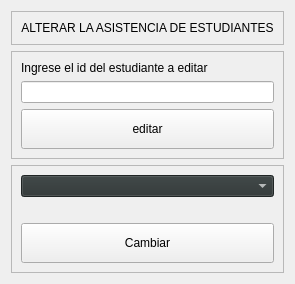
               <widget class="QWidget" name="Alterar_asistencia">
                <layout class="QVBoxLayout" name="verticalLayout_29">
                 <item>
                  <widget class="QFrame" name="frame_16">
                   <property name="maximumSize">
                    <size>
                     <width>16777215</width>
                     <height>45</height>
                    </size>
                   </property>
                   <property name="frameShape">
                    <enum>QFrame::StyledPanel</enum>
                   </property>
                   <property name="frameShadow">
                    <enum>QFrame::Raised</enum>
                   </property>
                   <layout class="QVBoxLayout" name="verticalLayout_30">
                    <item>
                     <widget class="QLabel" name="label_7">
                      <property name="text">
                       <string>ALTERAR LA ASISTENCIA DE ESTUDIANTES</string>
                      </property>
                      <property name="alignment">
                       <set>Qt::AlignCenter</set>
                      </property>
                     </widget>
                    </item>
                   </layout>
                  </widget>
                 </item>
                 <item>
                  <widget class="QFrame" name="frame_17">
                   <property name="maximumSize">
                    <size>
                     <width>16777215</width>
                     <height>125</height>
                    </size>
                   </property>
                   <property name="frameShape">
                    <enum>QFrame::StyledPanel</enum>
                   </property>
                   <property name="frameShadow">
                    <enum>QFrame::Raised</enum>
                   </property>
                   <layout class="QVBoxLayout" name="verticalLayout_31">
                    <item>
                     <widget class="QLabel" name="label_8">
                      <property name="maximumSize">
                       <size>
                        <width>16777215</width>
                        <height>60</height>
                       </size>
                      </property>
                      <property name="text">
                       <string>Ingrese el id del estudiante a editar</string>
                      </property>
                     </widget>
                    </item>
                    <item>
                     <widget class="QLineEdit" name="id_consulta_asistencia">
                      <property name="minimumSize">
                       <size>
                        <width>0</width>
                        <height>20</height>
                       </size>
                      </property>
                     </widget>
                    </item>
                    <item>
                     <widget class="QPushButton" name="alterar_asistencia_btn">
                      <property name="minimumSize">
                       <size>
                        <width>0</width>
                        <height>40</height>
                       </size>
                      </property>
                      <property name="maximumSize">
                       <size>
                        <width>16777215</width>
                        <height>40</height>
                       </size>
                      </property>
                      <property name="text">
                       <string>editar</string>
                      </property>
                     </widget>
                    </item>
                   </layout>
                  </widget>
                 </item>
                 <item>
                  <widget class="QFrame" name="frame_18">
                   <property name="frameShape">
                    <enum>QFrame::StyledPanel</enum>
                   </property>
                   <property name="frameShadow">
                    <enum>QFrame::Raised</enum>
                   </property>
                   <layout class="QVBoxLayout" name="verticalLayout_32">
                    <item>
                     <widget class="QComboBox" name="comboBox_fechas">
                      <property name="palette">
                       <palette>
                        <active>
                         <colorrole role="WindowText">
                          <brush brushstyle="SolidPattern">
                           <color alpha="255">
                            <red>255</red>
                            <green>255</green>
                            <blue>255</blue>
                           </color>
                          </brush>
                         </colorrole>
                         <colorrole role="Button">
                          <brush brushstyle="SolidPattern">
                           <color alpha="255">
                            <red>44</red>
                            <green>51</green>
                            <blue>51</blue>
                           </color>
                          </brush>
                         </colorrole>
                         <colorrole role="Text">
                          <brush brushstyle="SolidPattern">
                           <color alpha="255">
                            <red>255</red>
                            <green>255</green>
                            <blue>255</blue>
                           </color>
                          </brush>
                         </colorrole>
                         <colorrole role="ButtonText">
                          <brush brushstyle="SolidPattern">
                           <color alpha="255">
                            <red>255</red>
                            <green>255</green>
                            <blue>255</blue>
                           </color>
                          </brush>
                         </colorrole>
                         <colorrole role="Base">
                          <brush brushstyle="SolidPattern">
                           <color alpha="255">
                            <red>44</red>
                            <green>51</green>
                            <blue>51</blue>
                           </color>
                          </brush>
                         </colorrole>
                         <colorrole role="Window">
                          <brush brushstyle="SolidPattern">
                           <color alpha="255">
                            <red>44</red>
                            <green>51</green>
                            <blue>51</blue>
                           </color>
                          </brush>
                         </colorrole>
                         <colorrole role="PlaceholderText">
                          <brush brushstyle="SolidPattern">
                           <color alpha="128">
                            <red>255</red>
                            <green>255</green>
                            <blue>255</blue>
                           </color>
                          </brush>
                         </colorrole>
                        </active>
                        <inactive>
                         <colorrole role="WindowText">
                          <brush brushstyle="SolidPattern">
                           <color alpha="255">
                            <red>255</red>
                            <green>255</green>
                            <blue>255</blue>
                           </color>
                          </brush>
                         </colorrole>
                         <colorrole role="Button">
                          <brush brushstyle="SolidPattern">
                           <color alpha="255">
                            <red>44</red>
                            <green>51</green>
                            <blue>51</blue>
                           </color>
                          </brush>
                         </colorrole>
                         <colorrole role="Text">
                          <brush brushstyle="SolidPattern">
                           <color alpha="255">
                            <red>255</red>
                            <green>255</green>
                            <blue>255</blue>
                           </color>
                          </brush>
                         </colorrole>
                         <colorrole role="ButtonText">
                          <brush brushstyle="SolidPattern">
                           <color alpha="255">
                            <red>255</red>
                            <green>255</green>
                            <blue>255</blue>
                           </color>
                          </brush>
                         </colorrole>
                         <colorrole role="Base">
                          <brush brushstyle="SolidPattern">
                           <color alpha="255">
                            <red>44</red>
                            <green>51</green>
                            <blue>51</blue>
                           </color>
                          </brush>
                         </colorrole>
                         <colorrole role="Window">
                          <brush brushstyle="SolidPattern">
                           <color alpha="255">
                            <red>44</red>
                            <green>51</green>
                            <blue>51</blue>
                           </color>
                          </brush>
                         </colorrole>
                         <colorrole role="PlaceholderText">
                          <brush brushstyle="SolidPattern">
                           <color alpha="128">
                            <red>255</red>
                            <green>255</green>
                            <blue>255</blue>
                           </color>
                          </brush>
                         </colorrole>
                        </inactive>
                        <disabled>
                         <colorrole role="WindowText">
                          <brush brushstyle="SolidPattern">
                           <color alpha="255">
                            <red>255</red>
                            <green>255</green>
                            <blue>255</blue>
                           </color>
                          </brush>
                         </colorrole>
                         <colorrole role="Button">
                          <brush brushstyle="SolidPattern">
                           <color alpha="255">
                            <red>44</red>
                            <green>51</green>
                            <blue>51</blue>
                           </color>
                          </brush>
                         </colorrole>
                         <colorrole role="Text">
                          <brush brushstyle="SolidPattern">
                           <color alpha="255">
                            <red>255</red>
                            <green>255</green>
                            <blue>255</blue>
                           </color>
                          </brush>
                         </colorrole>
                         <colorrole role="ButtonText">
                          <brush brushstyle="SolidPattern">
                           <color alpha="255">
                            <red>255</red>
                            <green>255</green>
                            <blue>255</blue>
                           </color>
                          </brush>
                         </colorrole>
                         <colorrole role="Base">
                          <brush brushstyle="SolidPattern">
                           <color alpha="255">
                            <red>44</red>
                            <green>51</green>
                            <blue>51</blue>
                           </color>
                          </brush>
                         </colorrole>
                         <colorrole role="Window">
                          <brush brushstyle="SolidPattern">
                           <color alpha="255">
                            <red>44</red>
                            <green>51</green>
                            <blue>51</blue>
                           </color>
                          </brush>
                         </colorrole>
                         <colorrole role="PlaceholderText">
                          <brush brushstyle="SolidPattern">
                           <color alpha="128">
                            <red>255</red>
                            <green>255</green>
                            <blue>255</blue>
                           </color>
                          </brush>
                         </colorrole>
                        </disabled>
                       </palette>
                      </property>
                      <property name="styleSheet">
                       <string notr="true">color: rgb(255, 255, 255);</string>
                      </property>
                     </widget>
                    </item>
                    <item>
                     <widget class="QLabel" name="label_info_asistencia_cambiar">
                      <property name="text">
                       <string/>
                      </property>
                     </widget>
                    </item>
                    <item>
                     <widget class="QPushButton" name="cambiar_asistencia_btn">
                      <property name="minimumSize">
                       <size>
                        <width>40</width>
                        <height>40</height>
                       </size>
                      </property>
                      <property name="text">
                       <string>Cambiar</string>
                      </property>
                     </widget>
                    </item>
                   </layout>
                  </widget>
                 </item>
                </layout>
               </widget>
